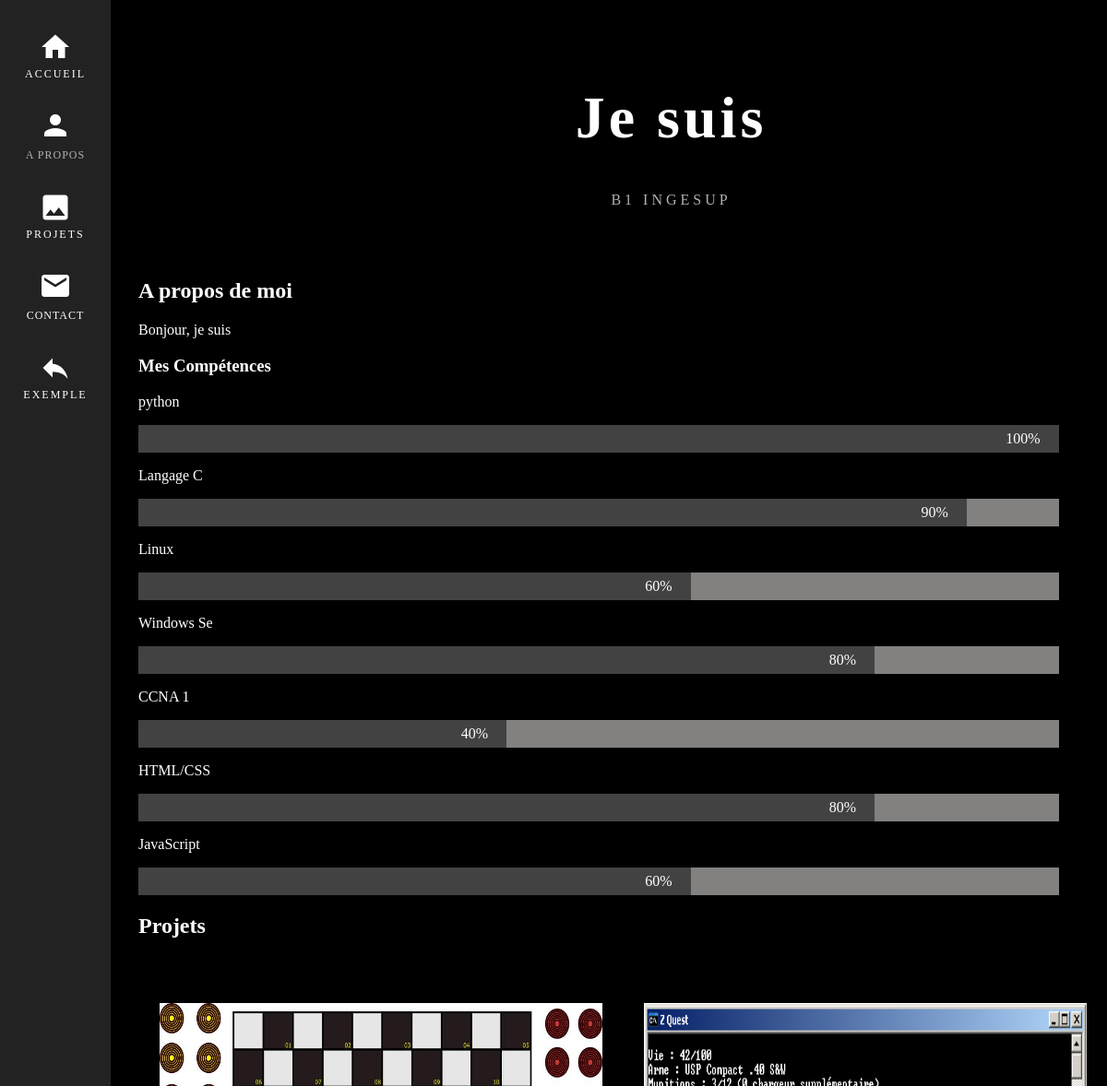
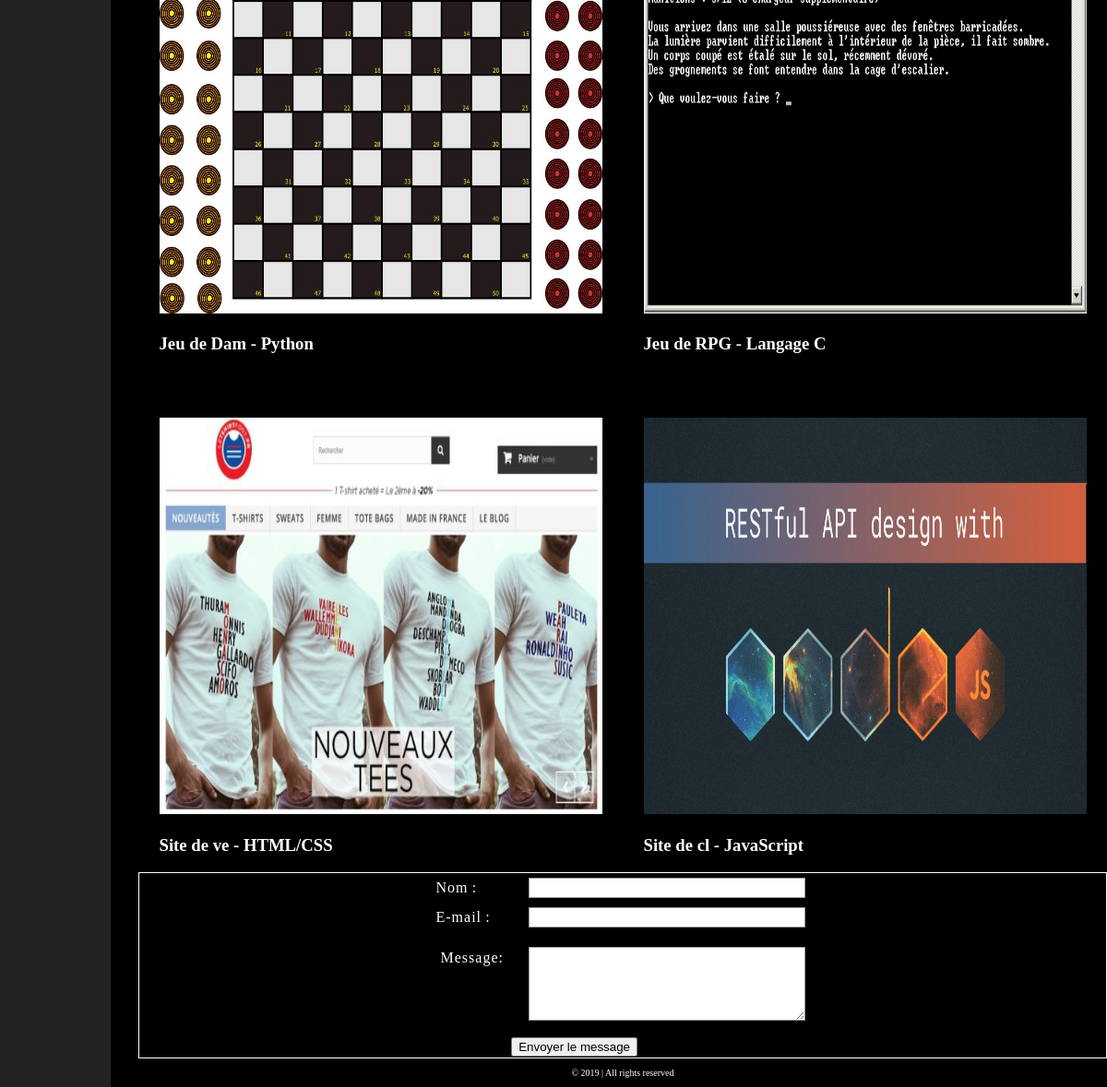
Page /Rendu5/projetweb/cv_utilisateur.php?id=2 on the committed database (2 pictures, top to bottom).
### tables this page shows
CREATE TABLE IF NOT EXISTS `avoir` (
  `id_competence` int(11) NOT NULL,
  `id_utilisateur` int(11) NOT NULL,
  PRIMARY KEY (`id_competence`,`id_utilisateur`),
  KEY `id_utilisateur` (`id_utilisateur`)
);

CREATE TABLE IF NOT EXISTS `competence` (
  `id_competence` int(11) NOT NULL AUTO_INCREMENT,
  `nom_compet` varchar(10) NOT NULL,
  `niveau` int(11) NOT NULL,
  PRIMARY KEY (`id_competence`)
);

CREATE TABLE IF NOT EXISTS `projet` (
  `id_projet` int(11) NOT NULL AUTO_INCREMENT,
  `nom_projet` varchar(10) NOT NULL,
  `type_projet` varchar(20) NOT NULL,
  `image_projet` varchar(1000) NOT NULL,
  PRIMARY KEY (`id_projet`)
);

### Rendu5/projetweb/includes/function.php (called while the page is built, shortened)
<?php
$pdo = new PDO("mysql:host=localhost:3306;dbname=projetweb", "root", "");
if (isset($_GET["id"])) {
    $info_competence = $pdo->query(
        'SELECT competence.id_competence ,nom_compet, niveau, id_utilisateur FROM avoir
            JOIN competence ON avoir.id_competence = competence.id_competence
            WHERE id_utilisateur = "' . $_GET["id"] . '"
            '
    );
    $info_competence = $info_competence->fetchAll(PDO::FETCH_ASSOC);
    $info_creer = $pdo->query(
        'SELECT projet.id_projet, image_projet, nom_projet, type_projet FROM projet
            JOIN creer ON creer.id_projet = projet.id_projet
            WHERE id_utilisateur = "' . $_GET["id"] . '"
            '
    );
    $info_creer = $info_creer->fetchAll(PDO::FETCH_ASSOC);
}

### Rendu5/projetweb/cv_utilisateur.php (the view, shortened to what this page needs)
<?php require_once("includes/function.php");?>
<!DOCTYPE html>
<html>
<head>
    <link rel="stylesheet" type="text/css" media="screen" href="CSS/portfolio.css">
    <link rel="stylesheet" type="text/css" media="screen" href="CSS/modify.css">
</head>
<body>
    <aside>
        <nav>
            <a href="#home" class="home"><i class="material-icons md-36">home</i>
            <p>Accueil</p>
            </a>
            <a href="#about" class="about"><i class="material-icons md-36">person</i>
            <p>A Propos</p>
            </a>
            <a href="#projets" class="project"><i class="material-icons md-36">image</i>
            <p>Projets</p>
            </a>
            <a href="#contact" class="contact"><i class="material-icons md-36">mail</i>
            <p>Contact</p>
            </a>
            <?php if($_SESSION['admin'] == 1) :?>
            <a class="msg" href="admin.php"><i class="material-icons md-36">reply</i><p>Admin</p></a>
            <?php else :?>
            <a class="msg" href="accueil.php"><i class="material-icons md-36">reply</i><p>exemple</p></a>
            <?php endif ?>
        </nav>
    </aside>
        <main>
            <header class="home" id="home"><br><br>
            <h1>Je suis <?= $info_user[0]['prenom'] . " " . $info_user[0]["nom"] ?></h1>
            <h5>B1 INGESUP</h5>
            </header>
        </main>
        <section class="section_about" id="about">
            <h2>A propos de moi</h2>
            <p>
                <span>Bonjour, je suis <?= $info_user[0]['prenom'] ?></span> <?= $info_user[0]['description_u'] ?>
            </p>
            <h3>Mes Compétences</h3>
            <?php if (!empty($info_competence)) :
            foreach ($info_competence as $key => $value) : ?>
            <p><?= $value["nom_compet"] ?></p>
            <div class="container">
                <div style="width:<?= $value["niveau"] ?>%" class="competence python"><?= $value["niveau"] ?>%</div>
            </div>
            <?php if ($_SESSION["modification"] == 1) : ?>
            <a href="removeCompetence.php?id_competence=<?= $value["id_competence"] ?>"><i class="material-icons md-36">backspace</i></a>
            <?php endif; endforeach; endif ?>
        </section>
        <section class="section_project" id="project">
            <h2>Projets</h2>
            <div class="tout">
            <?php if (!empty( $info_creer)) :
              foreach ( $info_creer as $key => $value) : ?>
                <div class="col">
                    <img src="image_projet/<?= $value["image_projet"] ?>" alt="">
                    <h3><?=$value["nom_projet"]?> - <?=$value["type_projet"]?></h3>
                </div>
                <?php if ($_SESSION["modification"] == 1) : ?>
            <a href="removeProjet.php?id_projet=<?= $value["id_projet"] ?>"><i class="material-icons md-36">backspace</i></a>
            <?php endif; endforeach; endif ?>
            </div>
        </section>
        <section class="contact" id="contact">
                <form class="form_contact" action="" method="post">
            <div>
              <label for="name">Nom :</label>
              <input type="text" id="name" name="user_name" />
            <div>
            <div>
              <label for="mail">E-mail :</label>
              <input type="email" id="mail" name="user_email" />
            </div>
            <div>
              <label for="msg">Message:</label>
              <textarea id="msg" name="user_message"></textarea>
            </div>
            <div>
                    <button type="submit">Envoyer le message</button>
                </div>
            </div>
        </form>
        </section>
        <footer>
            <section class="bot">
                <p>&copy 2019 | All rights reserved</p>
            </section>
        </footer>
</body>
</html>

### Rendu5/projetweb/CSS/portfolio.css (style rules this page uses)
body { padding: 0; margin: 0; background: black; color: white; margin-left: 150px; }
*,*::before,*::after { box-sizing: border-box }
a { text-decoration: none; }
img { width: 100%; }
aside { position: fixed; background: #222; top: 0; left: 0; width: 120px; height: 100%; overflow: none; z-index: 1; text-align: center; padding: 0; }
.material-icons.md-36 { font-size: 36px; }
aside a { display: block; padding: 15px 0; color: white; transition: all 0.35s; text-transform: uppercase; font-size: 0.75em; letter-spacing: 2px; }
aside p { margin: 0; padding: 0; }
main { max-width: 980px; background: #000; margin-left: 10%; padding: 12px 50px 12px 50px; }
header { text-align: center; letter-spacing: 2px; }
header h1 { font-weight: bold; font-size: 4em; letter-spacing: 4px; }
header h5 { font-weight: 300; font-size: 1em; letter-spacing: 4px; color: #b2b2b2; }
.about,.projets,.contact { line-height: 1.5em; letter-spacing: 1px; font-weight: 300; }
.about p { color: #b2b2b2; }
.container { width: 95%; background-color: #838080; }
.competence { text-align: right; padding-right: 20px; line-height: 30px; color: white; background-color: #424242; }
.python { width: 30%; }
.tout { display: flex; flex-direction: row; justify-content: space-around; flex-wrap: wrap; }
.col img { padding-top: 50px; height: 480px; width: 480px; }
.bot { text-align: center; font-size: 10px; }
#contact { border: 1px solid white; }
.form_contact { text-align: center; }
form div + div { margin-top: 1em; }
label { display: inline-flex; width: 90px; text-align: right; }
input, textarea { font: 1em sans-serif; width: 300px; box-sizing: border-box; border: 1px solid #999; }
textarea { vertical-align: top; height: 5em; }
button { margin-left: -10%; }

### Rendu5/projetweb/CSS/modify.css (style rules this page uses)
input { margin: 5px; color: white; }

### rows in the picture
avoir: id_competence.nom_compet "python", id_competence.niveau "100"
avoir: id_competence.nom_compet "Langage C", id_competence.niveau "90"
avoir: id_competence.nom_compet "Linux", id_competence.niveau "60"
avoir: id_competence.nom_compet "Windows Se", id_competence.niveau "80"
avoir: id_competence.nom_compet "CCNA 1", id_competence.niveau "40"
avoir: id_competence.nom_compet "HTML/CSS", id_competence.niveau "80"
avoir: id_competence.nom_compet "JavaScript", id_competence.niveau "60"
projet: image_projet (picture), nom_projet "Jeu de Dam", type_projet "Python"
projet: image_projet (picture), nom_projet "Jeu de RPG", type_projet "Langage C"
projet: image_projet (picture), nom_projet "Site de ve", type_projet "HTML/CSS"
projet: image_projet (picture), nom_projet "Site de cl", type_projet "JavaScript"
